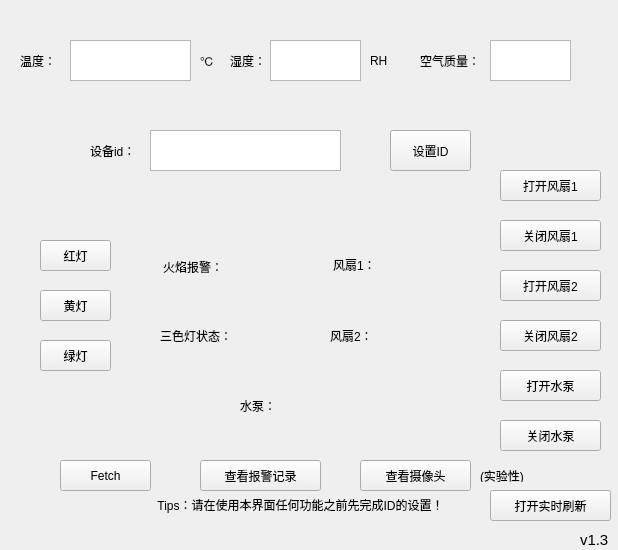
<?xml version="1.0" encoding="UTF-8"?>
<ui version="4.0">
 <class>Form</class>
 <widget class="QWidget" name="Form">
  <property name="geometry">
   <rect>
    <x>0</x>
    <y>0</y>
    <width>618</width>
    <height>550</height>
   </rect>
  </property>
  <property name="sizePolicy">
   <sizepolicy hsizetype="Fixed" vsizetype="Fixed">
    <horstretch>0</horstretch>
    <verstretch>0</verstretch>
   </sizepolicy>
  </property>
  <property name="minimumSize">
   <size>
    <width>618</width>
    <height>550</height>
   </size>
  </property>
  <property name="maximumSize">
   <size>
    <width>618</width>
    <height>550</height>
   </size>
  </property>
  <property name="mouseTracking">
   <bool>false</bool>
  </property>
  <property name="tabletTracking">
   <bool>false</bool>
  </property>
  <property name="focusPolicy">
   <enum>Qt::NoFocus</enum>
  </property>
  <property name="windowTitle">
   <string>IoT控制面板-v1.3  @bbsupn</string>
  </property>
  <property name="windowIcon">
   <iconset>
    <normaloff>C:/Users/Administrator/.designer/backup/Lanter.ico</normaloff>C:/Users/Administrator/.designer/backup/Lanter.ico</iconset>
  </property>
  <widget class="QPushButton" name="pushButton">
   <property name="geometry">
    <rect>
     <x>60</x>
     <y>460</y>
     <width>91</width>
     <height>31</height>
    </rect>
   </property>
   <property name="text">
    <string>Fetch</string>
   </property>
  </widget>
  <widget class="QPushButton" name="pushButton_2">
   <property name="geometry">
    <rect>
     <x>200</x>
     <y>460</y>
     <width>121</width>
     <height>31</height>
    </rect>
   </property>
   <property name="text">
    <string>查看报警记录</string>
   </property>
  </widget>
  <widget class="QLabel" name="label">
   <property name="geometry">
    <rect>
     <x>20</x>
     <y>50</y>
     <width>31</width>
     <height>21</height>
    </rect>
   </property>
   <property name="text">
    <string>温度：</string>
   </property>
  </widget>
  <widget class="QTextEdit" name="textEdit">
   <property name="geometry">
    <rect>
     <x>70</x>
     <y>40</y>
     <width>121</width>
     <height>41</height>
    </rect>
   </property>
  </widget>
  <widget class="QLabel" name="label_2">
   <property name="geometry">
    <rect>
     <x>200</x>
     <y>50</y>
     <width>21</width>
     <height>21</height>
    </rect>
   </property>
   <property name="text">
    <string>℃</string>
   </property>
  </widget>
  <widget class="QLabel" name="label_3">
   <property name="geometry">
    <rect>
     <x>10</x>
     <y>520</y>
     <width>211</width>
     <height>21</height>
    </rect>
   </property>
   <property name="text">
    <string/>
   </property>
  </widget>
  <widget class="QLabel" name="label_4">
   <property name="geometry">
    <rect>
     <x>230</x>
     <y>40</y>
     <width>41</width>
     <height>41</height>
    </rect>
   </property>
   <property name="text">
    <string>湿度：</string>
   </property>
  </widget>
  <widget class="QTextEdit" name="textEdit_2">
   <property name="geometry">
    <rect>
     <x>270</x>
     <y>40</y>
     <width>91</width>
     <height>41</height>
    </rect>
   </property>
  </widget>
  <widget class="QLabel" name="label_5">
   <property name="geometry">
    <rect>
     <x>370</x>
     <y>50</y>
     <width>21</width>
     <height>21</height>
    </rect>
   </property>
   <property name="text">
    <string>RH</string>
   </property>
  </widget>
  <widget class="QLabel" name="label_6">
   <property name="geometry">
    <rect>
     <x>420</x>
     <y>40</y>
     <width>61</width>
     <height>41</height>
    </rect>
   </property>
   <property name="text">
    <string>空气质量：</string>
   </property>
  </widget>
  <widget class="QTextEdit" name="textEdit_3">
   <property name="geometry">
    <rect>
     <x>490</x>
     <y>40</y>
     <width>81</width>
     <height>41</height>
    </rect>
   </property>
  </widget>
  <widget class="QLabel" name="label_15">
   <property name="geometry">
    <rect>
     <x>163</x>
     <y>251</y>
     <width>61</width>
     <height>31</height>
    </rect>
   </property>
   <property name="text">
    <string>火焰报警：</string>
   </property>
  </widget>
  <widget class="QLabel" name="label_16">
   <property name="geometry">
    <rect>
     <x>333</x>
     <y>249</y>
     <width>51</width>
     <height>31</height>
    </rect>
   </property>
   <property name="text">
    <string>风扇1：</string>
   </property>
  </widget>
  <widget class="QLabel" name="label_18">
   <property name="geometry">
    <rect>
     <x>230</x>
     <y>250</y>
     <width>61</width>
     <height>31</height>
    </rect>
   </property>
   <property name="text">
    <string/>
   </property>
  </widget>
  <widget class="QLabel" name="label_19">
   <property name="geometry">
    <rect>
     <x>380</x>
     <y>250</y>
     <width>54</width>
     <height>31</height>
    </rect>
   </property>
   <property name="text">
    <string/>
   </property>
  </widget>
  <widget class="QLabel" name="label_22">
   <property name="geometry">
    <rect>
     <x>90</x>
     <y>130</y>
     <width>41</width>
     <height>41</height>
    </rect>
   </property>
   <property name="text">
    <string>设备id：</string>
   </property>
  </widget>
  <widget class="QPushButton" name="pushButton_3">
   <property name="geometry">
    <rect>
     <x>390</x>
     <y>130</y>
     <width>81</width>
     <height>41</height>
    </rect>
   </property>
   <property name="text">
    <string>设置ID</string>
   </property>
  </widget>
  <widget class="QPushButton" name="pushButton_4">
   <property name="geometry">
    <rect>
     <x>360</x>
     <y>460</y>
     <width>111</width>
     <height>31</height>
    </rect>
   </property>
   <property name="text">
    <string>查看摄像头</string>
   </property>
  </widget>
  <widget class="QLabel" name="label_23">
   <property name="geometry">
    <rect>
     <x>580</x>
     <y>530</y>
     <width>71</width>
     <height>20</height>
    </rect>
   </property>
   <property name="text">
    <string>&lt;html&gt;&lt;head/&gt;&lt;body&gt;&lt;p&gt;&lt;span style=&quot; font-size:11pt;&quot;&gt;v1.3&lt;/span&gt;&lt;/p&gt;&lt;/body&gt;&lt;/html&gt;</string>
   </property>
  </widget>
  <widget class="QLabel" name="label_24">
   <property name="geometry">
    <rect>
     <x>480</x>
     <y>470</y>
     <width>54</width>
     <height>12</height>
    </rect>
   </property>
   <property name="text">
    <string>(实验性)</string>
   </property>
  </widget>
  <widget class="QLabel" name="label_7">
   <property name="geometry">
    <rect>
     <x>160</x>
     <y>320</y>
     <width>81</width>
     <height>31</height>
    </rect>
   </property>
   <property name="text">
    <string>三色灯状态：</string>
   </property>
  </widget>
  <widget class="QLabel" name="label_8">
   <property name="geometry">
    <rect>
     <x>240</x>
     <y>320</y>
     <width>101</width>
     <height>31</height>
    </rect>
   </property>
   <property name="text">
    <string/>
   </property>
  </widget>
  <widget class="QLabel" name="label_9">
   <property name="geometry">
    <rect>
     <x>240</x>
     <y>390</y>
     <width>41</width>
     <height>31</height>
    </rect>
   </property>
   <property name="text">
    <string>水泵：</string>
   </property>
  </widget>
  <widget class="QLabel" name="label_10">
   <property name="geometry">
    <rect>
     <x>280</x>
     <y>390</y>
     <width>61</width>
     <height>31</height>
    </rect>
   </property>
   <property name="text">
    <string/>
   </property>
  </widget>
  <widget class="QPushButton" name="pushButton_5">
   <property name="geometry">
    <rect>
     <x>40</x>
     <y>240</y>
     <width>71</width>
     <height>31</height>
    </rect>
   </property>
   <property name="text">
    <string>红灯</string>
   </property>
  </widget>
  <widget class="QPushButton" name="pushButton_6">
   <property name="geometry">
    <rect>
     <x>40</x>
     <y>340</y>
     <width>71</width>
     <height>31</height>
    </rect>
   </property>
   <property name="text">
    <string>绿灯</string>
   </property>
  </widget>
  <widget class="QPushButton" name="pushButton_7">
   <property name="geometry">
    <rect>
     <x>40</x>
     <y>290</y>
     <width>71</width>
     <height>31</height>
    </rect>
   </property>
   <property name="text">
    <string>黄灯</string>
   </property>
  </widget>
  <widget class="QPushButton" name="pushButton_8">
   <property name="geometry">
    <rect>
     <x>500</x>
     <y>170</y>
     <width>101</width>
     <height>31</height>
    </rect>
   </property>
   <property name="text">
    <string>打开风扇1</string>
   </property>
  </widget>
  <widget class="QPushButton" name="pushButton_9">
   <property name="geometry">
    <rect>
     <x>500</x>
     <y>220</y>
     <width>101</width>
     <height>31</height>
    </rect>
   </property>
   <property name="text">
    <string>关闭风扇1</string>
   </property>
  </widget>
  <widget class="QPushButton" name="pushButton_10">
   <property name="geometry">
    <rect>
     <x>500</x>
     <y>370</y>
     <width>101</width>
     <height>31</height>
    </rect>
   </property>
   <property name="text">
    <string>打开水泵</string>
   </property>
  </widget>
  <widget class="QPushButton" name="pushButton_11">
   <property name="geometry">
    <rect>
     <x>500</x>
     <y>420</y>
     <width>101</width>
     <height>31</height>
    </rect>
   </property>
   <property name="text">
    <string>关闭水泵</string>
   </property>
  </widget>
  <widget class="QLabel" name="label_12">
   <property name="geometry">
    <rect>
     <x>120</x>
     <y>480</y>
     <width>361</width>
     <height>51</height>
    </rect>
   </property>
   <property name="text">
    <string>&lt;html&gt;&lt;head/&gt;&lt;body&gt;&lt;p align=&quot;center&quot;&gt;Tips：请在使用本界面任何功能之前先完成ID的设置！&lt;/p&gt;&lt;/body&gt;&lt;/html&gt;</string>
   </property>
  </widget>
  <widget class="QTextEdit" name="textEdit_4">
   <property name="geometry">
    <rect>
     <x>150</x>
     <y>130</y>
     <width>191</width>
     <height>41</height>
    </rect>
   </property>
  </widget>
  <widget class="QPushButton" name="pushButton_12">
   <property name="geometry">
    <rect>
     <x>500</x>
     <y>270</y>
     <width>101</width>
     <height>31</height>
    </rect>
   </property>
   <property name="text">
    <string>打开风扇2</string>
   </property>
  </widget>
  <widget class="QPushButton" name="pushButton_13">
   <property name="geometry">
    <rect>
     <x>500</x>
     <y>320</y>
     <width>101</width>
     <height>31</height>
    </rect>
   </property>
   <property name="text">
    <string>关闭风扇2</string>
   </property>
  </widget>
  <widget class="QPushButton" name="pushButton_14">
   <property name="geometry">
    <rect>
     <x>490</x>
     <y>490</y>
     <width>121</width>
     <height>31</height>
    </rect>
   </property>
   <property name="text">
    <string>打开实时刷新</string>
   </property>
  </widget>
  <widget class="QLabel" name="label_11">
   <property name="geometry">
    <rect>
     <x>330</x>
     <y>320</y>
     <width>51</width>
     <height>31</height>
    </rect>
   </property>
   <property name="text">
    <string>风扇2：</string>
   </property>
  </widget>
  <widget class="QLabel" name="label_13">
   <property name="geometry">
    <rect>
     <x>380</x>
     <y>320</y>
     <width>61</width>
     <height>31</height>
    </rect>
   </property>
   <property name="text">
    <string/>
   </property>
  </widget>
 </widget>
 <resources/>
 <connections>
  <connection>
   <sender>pushButton_2</sender>
   <signal>clicked()</signal>
   <receiver>Form</receiver>
   <slot>show()</slot>
   <hints>
    <hint type="sourcelabel">
     <x>333</x>
     <y>326</y>
    </hint>
    <hint type="destinationlabel">
     <x>379</x>
     <y>411</y>
    </hint>
   </hints>
  </connection>
 </connections>
</ui>
